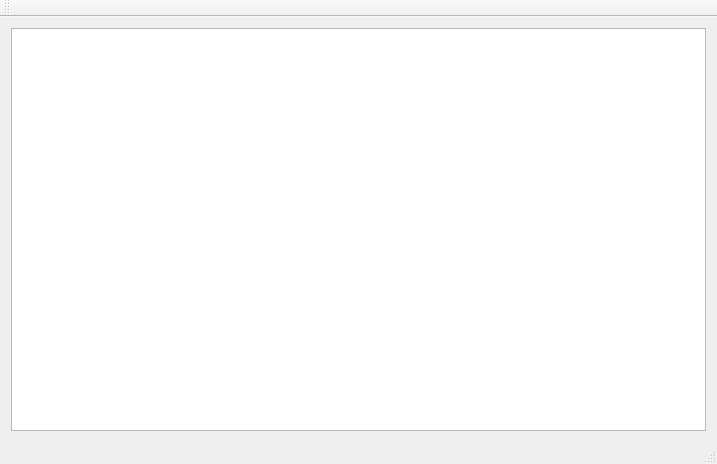
<?xml version="1.0" encoding="UTF-8"?>
<ui version="4.0">
 <class>MainWindow</class>
 <widget class="QMainWindow" name="MainWindow">
  <property name="geometry">
   <rect>
    <x>0</x>
    <y>0</y>
    <width>717</width>
    <height>464</height>
   </rect>
  </property>
  <property name="windowTitle">
   <string>MainWindow</string>
  </property>
  <widget class="QWidget" name="centralWidget">
   <layout class="QHBoxLayout" name="horizontalLayout">
    <item>
     <widget class="QGraphicsView" name="graphicsView"/>
    </item>
   </layout>
  </widget>
  <widget class="QMenuBar" name="menuBar">
   <property name="geometry">
    <rect>
     <x>0</x>
     <y>0</y>
     <width>717</width>
     <height>25</height>
    </rect>
   </property>
  </widget>
  <widget class="QToolBar" name="mainToolBar">
   <attribute name="toolBarArea">
    <enum>TopToolBarArea</enum>
   </attribute>
   <attribute name="toolBarBreak">
    <bool>false</bool>
   </attribute>
  </widget>
  <widget class="QStatusBar" name="statusBar"/>
 </widget>
 <layoutdefault spacing="6" margin="11"/>
 <resources/>
 <connections/>
</ui>
